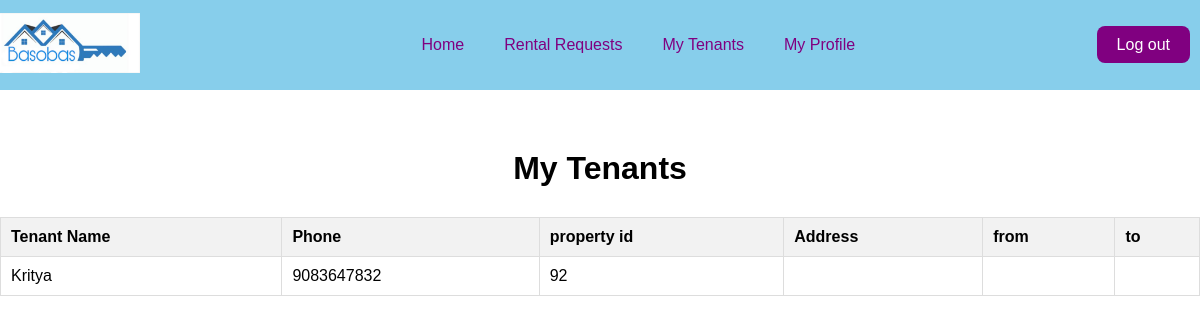
/landlord.mytenants.php (signed in), run on an earlier commit of the app's database.
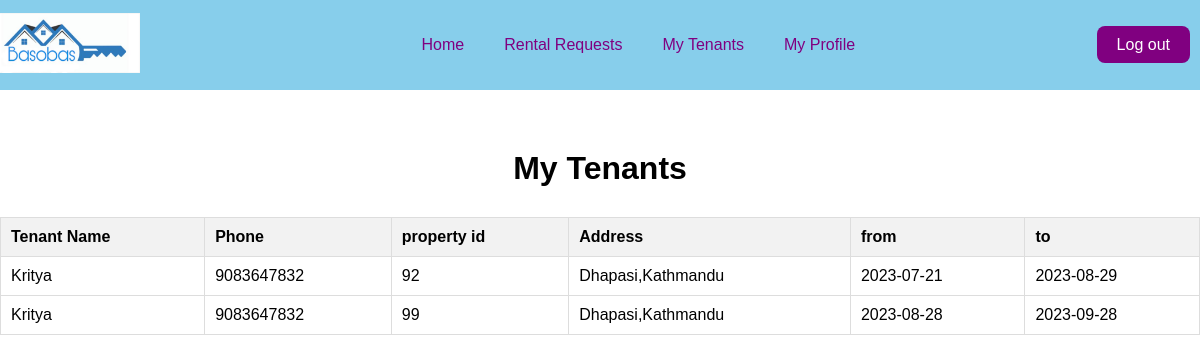
And on a later commit of the database.
### tables this page shows
CREATE TABLE `booking` (
  `bid` int(11) NOT NULL,
  `tenant` int(11) NOT NULL,
  `landlord` int(11) NOT NULL,
  `status` tinyint(1) NOT NULL DEFAULT 0,
  `property` int(11) NOT NULL,
  `request` tinyint(1) NOT NULL DEFAULT 0,
  `start` date NOT NULL,
  `end` date NOT NULL
);

CREATE TABLE `tenant` (
  `tid` int(11) NOT NULL,
  `tname` varchar(50) NOT NULL,
  `tlastname` varchar(255) NOT NULL,
  `tpassword` varchar(255) DEFAULT NULL,
  `temail` varchar(50) NOT NULL,
  `tphone` bigint(20) NOT NULL,
  `taddress` varchar(255) NOT NULL,
  `verified` tinyint(1) NOT NULL DEFAULT 0,
  `request` tinyint(1) NOT NULL DEFAULT 0,
  `tdocument` varchar(255) NOT NULL,
  `message` tinyint(1) NOT NULL DEFAULT 0
);

### Database.php (called while the page is built, shortened)
<?php
    class Database
{
    private static $host = "localhost";
    private static $user = "root";
    private static $pass = "";
    private static $db = "basobas";
    public $con = null;
    public function __construct()
    {
        $this->con = mysqli_connect(self::$host, self::$user, self::$pass, self::$db);
    }
    public function getConnection()
    {
        if ($this->con != null) {
            return $this->con;
        }
        return null;
    }
}
?>

### crud.php (called while the page is built, shortened)
<?php
require "database.php";
class Crud{
    public $con = null;
    public function __construct(){
        $db = new Database();
        $this->con = $db->getConnection();
    }
public function selectJoinCondition($table, $joinTable, $joinCondition,$condition, $selectColumns) {
    $selectCols = implode(", ", $selectColumns);
    $query = "SELECT $selectCols FROM $table INNER JOIN $joinTable ON $joinCondition where $condition";
    $result = mysqli_query($this->con, $query);
    if ($result && mysqli_num_rows($result) > 0) {
      return $result;
    } else {
      return false;
    }
}
}

### landlord.mytenants.php (the view, shortened to what this page needs)
<?php
require "crud.php";
$crud = new Crud();
?>
<!DOCTYPE html>
<html>
<head>
</head>
<body>
  <header>
    <a href="landlord.view.php" class="logo"><img src="logo.png" alt=""></a>
    <ul class="navbar">
      <li><a href="landlord.view.php">Home</a></li>
      <li><a href="landlord.requests.php">Rental Requests</a></li>
      <li><a href="landlord.mytenants.php">My Tenants</a></li>
      <li><a href="landlord.profile.php">My Profile</a></li>
    </ul>
    <div class="header-btn">
      <a href="logout.php" class="log-in">Log out</a>
    </div>
  </header>
  <h1 class="Requests heading">My Tenants</h1>
<?php
        $table = "booking";
        $lid = $_SESSION['lid'];
        $selectColumns = ["booking.bid,tenant.tname","tenant.tid", "tenant.tphone", "booking.property","tenant.taddress","booking.start","booking.end",];
        $joinCondition = "booking.tenant = tenant.tid";
        $condition = "booking.landlord = '{$lid}' and booking.request = '1' and booking.status = '1 '";
        $select = $crud->selectJoinCondition($table, "tenant", $joinCondition, $condition, $selectColumns);?>
  <div class="rental-list">
    <table id="rentalTable">
      <thead>
        <tr>
          <th>Tenant Name</th>
          <th>Phone</th>
          <th>property id</th>
          <th>Address</th>
          <th>from</th>
          <th>to</th>
        </tr>
      </thead>
      <tbody id="rentalTableBody">
        <?php
        if ($select) {
          while ($row = mysqli_fetch_assoc($select)) {
            echo "<tr>";
            echo "<td>" . $row["tname"] . "</td>";
            echo "<td>" . $row["tphone"] . "</td>";
            echo "<td>" . $row["property"] . "</td>";
            echo "<td>" .$row["taddress"]. "</td>";
            echo "<td>" . $row["start"] . "</td>";
            echo "<td>" .$row["end"]. "</td>";
          }
        } else {
          echo "<script>alert('No accepted tenants!');</script>";
        }
        ?>
      </tbody>
    </table>
  </div>
</body>
</html>

What changed in the data, as far as the page shows it:
removed booking: tenant.tname "Kritya", tenant.tphone "9083647832", property "92"
added booking: tenant.tname "Kritya", tenant.tphone "9083647832", property "92", tenant.taddress "Dhapasi,Kathmandu", start "2023-07-21", end "2023-08-29"
added booking: tenant.tname "Kritya", tenant.tphone "9083647832", property "99", tenant.taddress "Dhapasi,Kathmandu", start "2023-08-28", end "2023-09-28"
